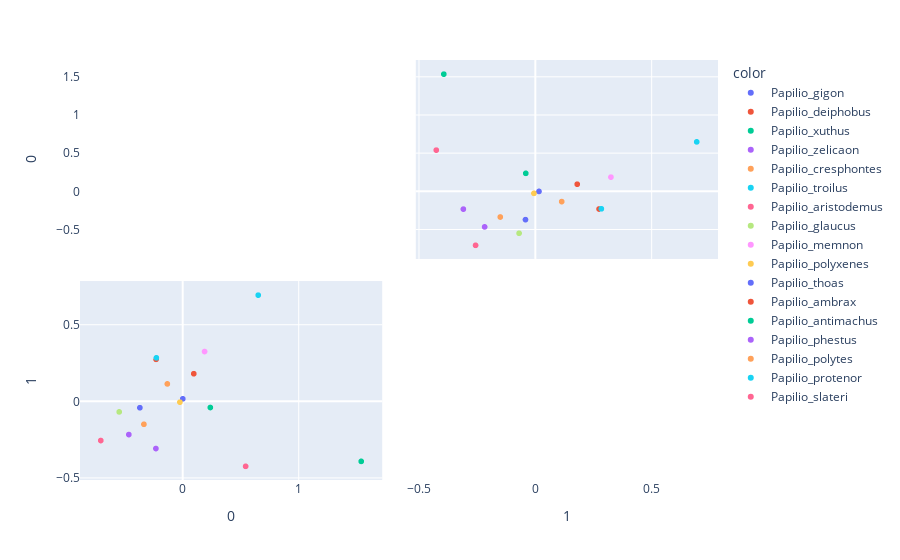

Notebook code cell kept with this figure:
### Code cell
fig = px.scatter_matrix(
    trainingFeatures2D,
    dimensions=range(2),
    color=my_nodenames_leaves  
)

fig.update_traces(diagonal_visible=False)


fig.show()

### Figure 1 — Plotly figure (JSON) as saved in the notebook; plotly's stock layout.template omitted (floating-point values rounded to 4 significant figures)
{"data": [{"diagonal": {"visible": false}, "dimensions": [{"axis": {"matches": true}, "label": "0", "values": [0.00128]}, {"axis": {"matches": true}, "label": "1", "values": [0.01736]}], "hovertemplate": "color=Papilio_gigon<br>%{xaxis.title.text}=%{x}<br>%{yaxis.title.text}=%{y}<extra></extra>", "legendgroup": "Papilio_gigon", "marker": {"color": "#636efa", "symbol": "circle"}, "name": "Papilio_gigon", "showlegend": true, "type": "splom"}, {"diagonal": {"visible": false}, "dimensions": [{"axis": {"matches": true}, "label": "0", "values": [-0.2293]}, {"axis": {"matches": true}, "label": "1", "values": [0.2758]}], "hovertemplate": "color=Papilio_deiphobus<br>%{xaxis.title.text}=%{x}<br>%{yaxis.title.text}=%{y}<extra></extra>", "legendgroup": "Papilio_deiphobus", "marker": {"color": "#EF553B", "symbol": "circle"}, "name": "Papilio_deiphobus", "showlegend": true, "type": "splom"}, {"diagonal": {"visible": false}, "dimensions": [{"axis": {"matches": true}, "label": "0", "values": [0.239]}, {"axis": {"matches": true}, "label": "1", "values": [-0.03942]}], "hovertemplate": "color=Papilio_xuthus<br>%{xaxis.title.text}=%{x}<br>%{yaxis.title.text}=%{y}<extra></extra>", "legendgroup": "Papilio_xuthus", "marker": {"color": "#00cc96", "symbol": "circle"}, "name": "Papilio_xuthus", "showlegend": true, "type": "splom"}, {"diagonal": {"visible": false}, "dimensions": [{"axis": {"matches": true}, "label": "0", "values": [-0.2306]}, {"axis": {"matches": true}, "label": "1", "values": [-0.3078]}], "hovertemplate": "color=Papilio_zelicaon<br>%{xaxis.title.text}=%{x}<br>%{yaxis.title.text}=%{y}<extra></extra>", "legendgroup": "Papilio_zelicaon", "marker": {"color": "#ab63fa", "symbol": "circle"}, "name": "Papilio_zelicaon", "showlegend": true, "type": "splom"}, {"diagonal": {"visible": false}, "dimensions": [{"axis": {"matches": true}, "label": "0", "values": [-0.334]}, {"axis": {"matches": true}, "label": "1", "values": [-0.1492]}], "hovertemplate": "color=Papilio_cresphontes<br>%{xaxis.title.text}=%{x}<br>%{yaxis.title.text}=%{y}<extra></extra>", "legendgroup": "Papilio_cresphontes", "marker": {"color": "#FFA15A", "symbol": "circle"}, "name": "Papilio_cresphontes", "showlegend": true, "type": "splom"}, {"diagonal": {"visible": false}, "dimensions": [{"axis": {"matches": true}, "label": "0", "values": [-0.2266]}, {"axis": {"matches": true}, "label": "1", "values": [0.2857]}], "hovertemplate": "color=Papilio_troilus<br>%{xaxis.title.text}=%{x}<br>%{yaxis.title.text}=%{y}<extra></extra>", "legendgroup": "Papilio_troilus", "marker": {"color": "#19d3f3", "symbol": "circle"}, "name": "Papilio_troilus", "showlegend": true, "type": "splom"}, {"diagonal": {"visible": false}, "dimensions": [{"axis": {"matches": true}, "label": "0", "values": [-0.706]}, {"axis": {"matches": true}, "label": "1", "values": [-0.2555]}], "hovertemplate": "color=Papilio_aristodemus<br>%{xaxis.title.text}=%{x}<br>%{yaxis.title.text}=%{y}<extra></extra>", "legendgroup": "Papilio_aristodemus", "marker": {"color": "#FF6692", "symbol": "circle"}, "name": "Papilio_aristodemus", "showlegend": true, "type": "splom"}, {"diagonal": {"visible": false}, "dimensions": [{"axis": {"matches": true}, "label": "0", "values": [-0.5474]}, {"axis": {"matches": true}, "label": "1", "values": [-0.06819]}], "hovertemplate": "color=Papilio_glaucus<br>%{xaxis.title.text}=%{x}<br>%{yaxis.title.text}=%{y}<extra></extra>", "legendgroup": "Papilio_glaucus", "marker": {"color": "#B6E880", "symbol": "circle"}, "name": "Papilio_glaucus", "showlegend": true, "type": "splom"}, {"diagonal": {"visible": false}, "dimensions": [{"axis": {"matches": true}, "label": "0", "values": [0.1892]}, {"axis": {"matches": true}, "label": "1", "values": [0.3268]}], "hovertemplate": "color=Papilio_memnon<br>%{xaxis.title.text}=%{x}<br>%{yaxis.title.text}=%{y}<extra></extra>", "legendgroup": "Papilio_memnon", "marker": {"color": "#FF97FF", "symbol": "circle"}, "name": "Papilio_memnon", "showlegend": true, "type": "splom"}, {"diagonal": {"visible": false}, "dimensions": [{"axis": {"matches": true}, "label": "0", "values": [-0.0236]}, {"axis": {"matches": true}, "label": "1", "values": [-0.004423]}], "hovertemplate": "color=Papilio_polyxenes<br>%{xaxis.title.text}=%{x}<br>%{yaxis.title.text}=%{y}<extra></extra>", "legendgroup": "Papilio_polyxenes", "marker": {"color": "#FECB52", "symbol": "circle"}, "name": "Papilio_polyxenes", "showlegend": true, "type": "splom"}, {"diagonal": {"visible": false}, "dimensions": [{"axis": {"matches": true}, "label": "0", "values": [-0.3687]}, {"axis": {"matches": true}, "label": "1", "values": [-0.04072]}], "hovertemplate": "color=Papilio_thoas<br>%{xaxis.title.text}=%{x}<br>%{yaxis.title.text}=%{y}<extra></extra>", "legendgroup": "Papilio_thoas", "marker": {"color": "#636efa", "symbol": "circle"}, "name": "Papilio_thoas", "showlegend": true, "type": "splom"}, {"diagonal": {"visible": false}, "dimensions": [{"axis": {"matches": true}, "label": "0", "values": [0.09631]}, {"axis": {"matches": true}, "label": "1", "values": [0.1817]}], "hovertemplate": "color=Papilio_ambrax<br>%{xaxis.title.text}=%{x}<br>%{yaxis.title.text}=%{y}<extra></extra>", "legendgroup": "Papilio_ambrax", "marker": {"color": "#EF553B", "symbol": "circle"}, "name": "Papilio_ambrax", "showlegend": true, "type": "splom"}, {"diagonal": {"visible": false}, "dimensions": [{"axis": {"matches": true}, "label": "0", "values": [1.54]}, {"axis": {"matches": true}, "label": "1", "values": [-0.392]}], "hovertemplate": "color=Papilio_antimachus<br>%{xaxis.title.text}=%{x}<br>%{yaxis.title.text}=%{y}<extra></extra>", "legendgroup": "Papilio_antimachus", "marker": {"color": "#00cc96", "symbol": "circle"}, "name": "Papilio_antimachus", "showlegend": true, "type": "splom"}, {"diagonal": {"visible": false}, "dimensions": [{"axis": {"matches": true}, "label": "0", "values": [-0.464]}, {"axis": {"matches": true}, "label": "1", "values": [-0.2164]}], "hovertemplate": "color=Papilio_phestus<br>%{xaxis.title.text}=%{x}<br>%{yaxis.title.text}=%{y}<extra></extra>", "legendgroup": "Papilio_phestus", "marker": {"color": "#ab63fa", "symbol": "circle"}, "name": "Papilio_phestus", "showlegend": true, "type": "splom"}, {"diagonal": {"visible": false}, "dimensions": [{"axis": {"matches": true}, "label": "0", "values": [-0.1318]}, {"axis": {"matches": true}, "label": "1", "values": [0.1149]}], "hovertemplate": "color=Papilio_polytes<br>%{xaxis.title.text}=%{x}<br>%{yaxis.title.text}=%{y}<extra></extra>", "legendgroup": "Papilio_polytes", "marker": {"color": "#FFA15A", "symbol": "circle"}, "name": "Papilio_polytes", "showlegend": true, "type": "splom"}, {"diagonal": {"visible": false}, "dimensions": [{"axis": {"matches": true}, "label": "0", "values": [0.652]}, {"axis": {"matches": true}, "label": "1", "values": [0.6957]}], "hovertemplate": "color=Papilio_protenor<br>%{xaxis.title.text}=%{x}<br>%{yaxis.title.text}=%{y}<extra></extra>", "legendgroup": "Papilio_protenor", "marker": {"color": "#19d3f3", "symbol": "circle"}, "name": "Papilio_protenor", "showlegend": true, "type": "splom"}, {"diagonal": {"visible": false}, "dimensions": [{"axis": {"matches": true}, "label": "0", "values": [0.5435]}, {"axis": {"matches": true}, "label": "1", "values": [-0.4244]}], "hovertemplate": "color=Papilio_slateri<br>%{xaxis.title.text}=%{x}<br>%{yaxis.title.text}=%{y}<extra></extra>", "legendgroup": "Papilio_slateri", "marker": {"color": "#FF6692", "symbol": "circle"}, "name": "Papilio_slateri", "showlegend": true, "type": "splom"}], "layout": {"dragmode": "select", "legend": {"title": {"text": "color"}, "tracegroupgap": 0}, "margin": {"t": 60}}}
